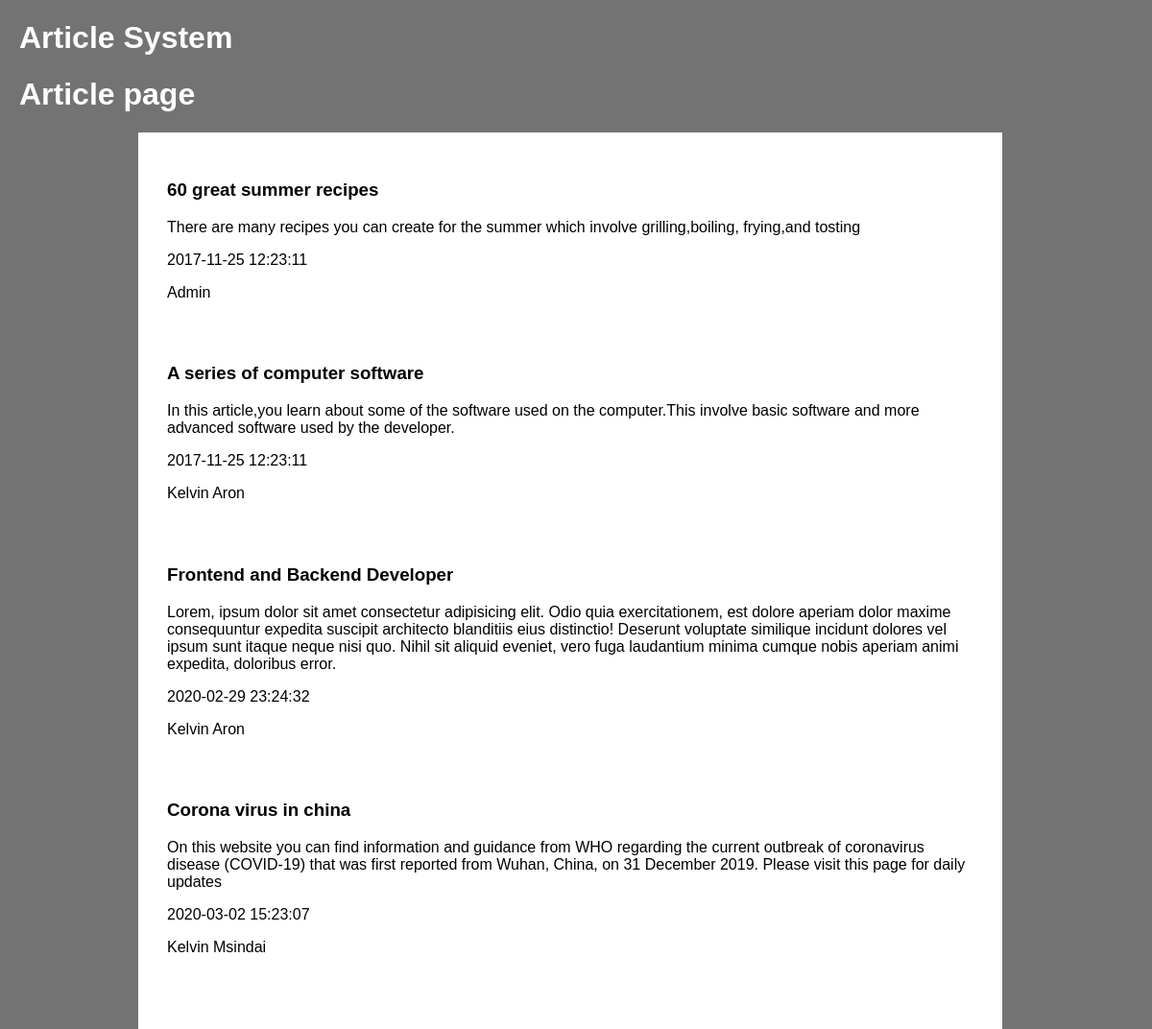
The app's page /article.php with its own data.
### tables this page shows
CREATE TABLE `article` (
  `id` int(11) NOT NULL,
  `title` varchar(256) NOT NULL,
  `text` text NOT NULL,
  `authors` varchar(256) NOT NULL,
  `date` datetime NOT NULL
);

### article.php (the view)
<?php
    include 'header.php';
?>
<h1>Article page</h1>
<div class="article-container">
    <?php
        $sql = "SELECT * from article";
        $result =  mysqli_query($conn,$sql);
        $queryResult = mysqli_num_rows($result);
        if($queryResult > 0){
            while ($row = mysqli_fetch_assoc($result)) {
                echo "<div class='article-box'>
                    <h3>". $row['title'] ."</h3>
                    <p>". $row['text'] ."</p>
                    <p>". $row['date'] ."</p>
                    <p>". $row['authors'] ."</p>
                </div>" ;
            }
        }
    ?>
</div>
</body>
</html>

### style.css (style rules this page uses)
Body { margin: 0; background-color: #737373; padding: 0; font-family: Arial, Helvetica, sans-serif; }
h1 { color: #FFF; margin-left: 20px; }
.article-container { width: 70%; background-color: #fff; padding: 30px; margin-left: 12%; margin-right: 18%; }
.article-box { padding-bottom: 30px; width: 100%; }

### records on screen
article: title "60 great summer recipes", text "There are many recipes you can create for the summer which involve grilling,boiling, frying,and tosting", date "2017-11-25 12:23:11", authors "Admin"
article: title "A series of computer software", text "In this article,you learn about some of the software used on the computer.This involve basic software and more advanced software used by the developer.", date "2017-11-25 12:23:11", authors "Kelvin Aron"
article: title "Frontend and Backend Developer", text "Lorem, ipsum dolor sit amet consectetur adipisicing elit. Odio quia exercitationem, est dolore aperiam dolor maxime consequuntur expedita suscipit architecto blanditiis eius distinctio! Deserunt voluptate similique incidunt dolores vel ipsum sunt itaque neque nisi quo. Nihil sit aliquid eveniet, vero fuga laudantium minima cumque nobis aperiam animi expedita, doloribus error.", date "2020-02-29 23:24:32", authors "Kelvin Aron"
article: title "Corona virus in china", text "On this website you can find information and guidance from WHO regarding the current outbreak of coronavirus disease (COVID-19) that was first reported from Wuhan, China, on 31 December 2019. Please visit this page for daily updates", date "2020-03-02 15:23:07", authors "Kelvin Msindai"
